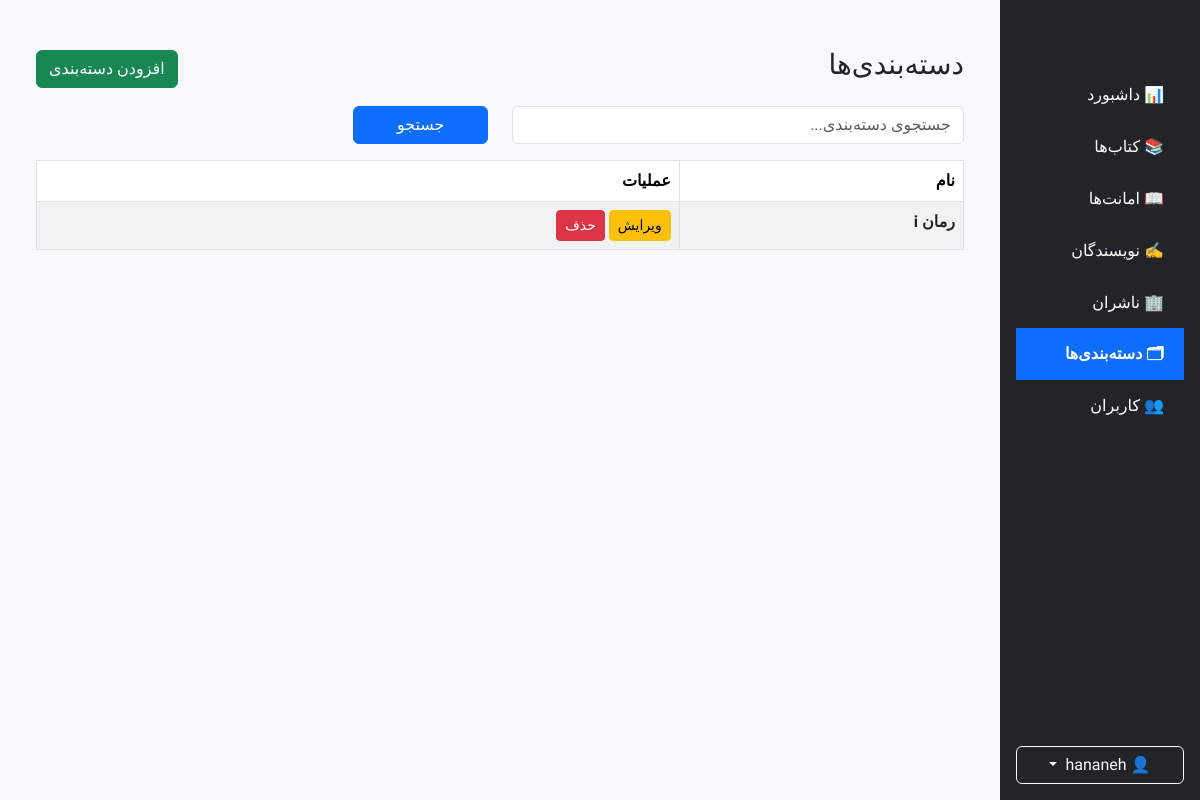
Page /dashboard/categories/ (signed in) on the earlier database version.
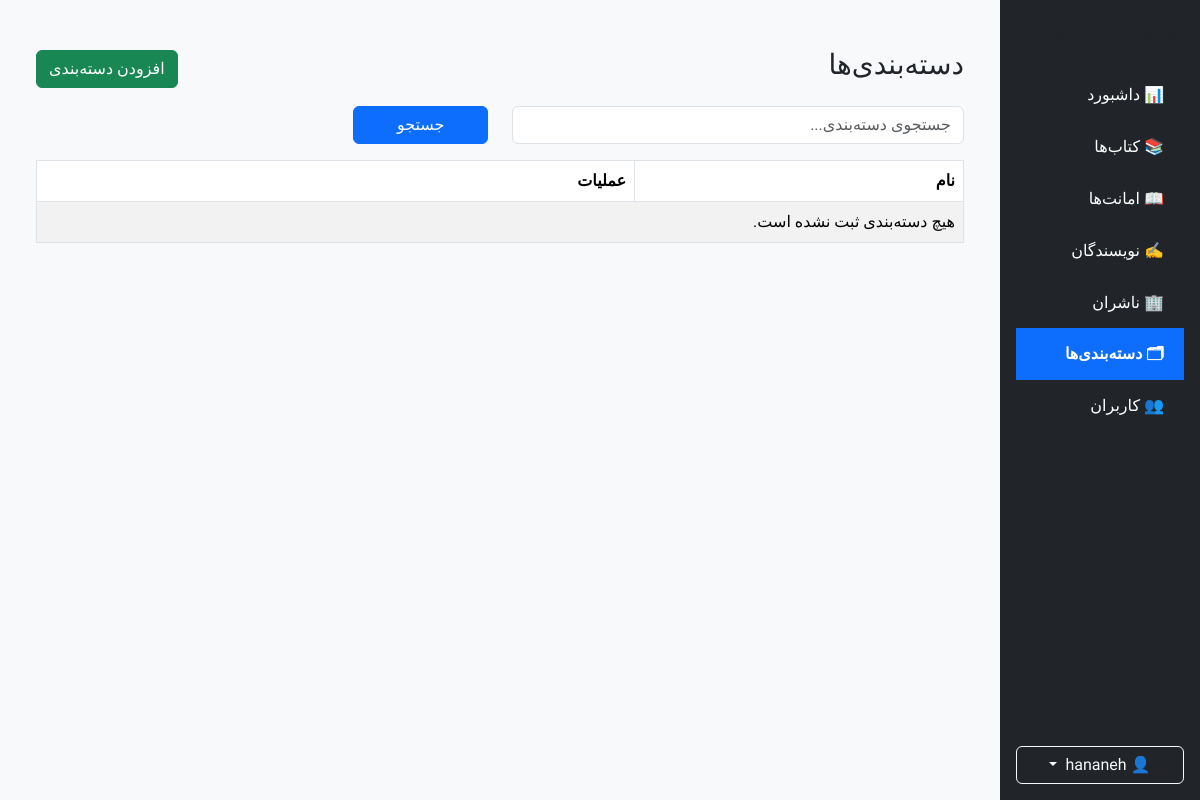
Same page on the later database version.
### books/models.py (models this page shows, shortened)
class Category(BaseModel):
    name = models.CharField(
        max_length=100,
        unique=True,
        verbose_name="نام دسته‌بندی"
    )
    class Meta:
        verbose_name = "دسته‌بندی"
        verbose_name_plural = "دسته‌بندی‌ها"
        ordering = ["name"]

### books/views.py (the view)
# urls.py: path("dashboard/categories/",views.AdminCategoryListView.as_view(), name="admin-category-list",),
class AdminCategoryListView( SuperUserRequiredMixin, ListView,):
    model = Category
    template_name = "books/admin/category_list.html"
    context_object_name = "categories"
    paginate_by = 10
    def get_queryset(self):
        queryset = Category.objects.all()
        search = self.request.GET.get("search")
        if search:
            queryset = queryset.filter(name__icontains=search,)
        return queryset
    def get_context_data(self, **kwargs):
            context = super().get_context_data(**kwargs)
            context["sidebar"] = "category"
            return context

### core/mixins.py (called while the page is built)
    def test_func(self):
        return self.request.user.is_superuser

### books/templates/books/admin/category_list.html
{% extends "shared/_admin_layout.html" %}
{% block sidebar %}
    {% include "shared/_admin_sidebar.html" %}
{% endblock %}
{% block content %}
<div class="container mt-4">
    <div class="d-flex justify-content-between align-items-center mb-3">
        <h3>دسته‌بندی‌ها</h3>
        <a href="{% url 'category-create' %}" class="btn btn-success">
            افزودن دسته‌بندی
        </a>
    </div>
    <form method="get" class="mb-3">
        <div class="row">
            <div class="col-md-6">
                <input
                        type="text"
                        name="search"
                        class="form-control"
                        placeholder="جستجوی دسته‌بندی..."
                        value="{{ request.GET.search }}"
                >
            </div>
            <div class="col-md-2">
                <button class="btn btn-primary w-100">
                    جستجو
                </button>
            </div>
        </div>
    </form>
    <table class="table table-bordered table-striped">
        <thead>
        <tr>
            <th>نام</th>
            <th>عملیات</th>
        </tr>
        </thead>
        <tbody>
        {% for category in categories %}
            <tr>
                <td><a href="{% url 'category-detail' category.pk %}" class="text-dark fw-semibold text-decoration-none">{{ category.name }}</a></td>
                <td>
                    <a
                            href="{% url 'category-update' category.id %}"
                            class="btn btn-warning btn-sm"
                    >
                        ویرایش
                    </a>
                    <a
                            href="{% url 'category-delete' category.id %}"
                            class="btn btn-danger btn-sm"
                    >
                        حذف
                    </a>
                </td>
            </tr>
        {% empty %}
            <tr>
                <td colspan="2">
                    هیچ دسته‌بندی ثبت نشده است.
                </td>
            </tr>
        {% endfor %}
        </tbody>
    </table>
</div>
{% endblock %}

Differences in the rows shown:
removed Category: name "رمان i"
Other differences:
text now shown: "هیچ دسته‌بندی ثبت نشده است."
